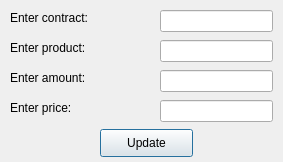
<?xml version="1.0" encoding="UTF-8"?>
<ui version="4.0">
 <class>product_update</class>
 <widget class="QDialog" name="product_update">
  <property name="geometry">
   <rect>
    <x>0</x>
    <y>0</y>
    <width>283</width>
    <height>162</height>
   </rect>
  </property>
  <property name="windowTitle">
   <string>Update product</string>
  </property>
  <widget class="QLabel" name="label">
   <property name="geometry">
    <rect>
     <x>10</x>
     <y>10</y>
     <width>111</width>
     <height>16</height>
    </rect>
   </property>
   <property name="text">
    <string>Enter contract:</string>
   </property>
  </widget>
  <widget class="QLabel" name="label_2">
   <property name="geometry">
    <rect>
     <x>10</x>
     <y>40</y>
     <width>151</width>
     <height>16</height>
    </rect>
   </property>
   <property name="text">
    <string>Enter product:</string>
   </property>
  </widget>
  <widget class="QLabel" name="label_3">
   <property name="geometry">
    <rect>
     <x>10</x>
     <y>70</y>
     <width>111</width>
     <height>16</height>
    </rect>
   </property>
   <property name="text">
    <string>Enter amount:</string>
   </property>
  </widget>
  <widget class="QLabel" name="label_4">
   <property name="geometry">
    <rect>
     <x>10</x>
     <y>100</y>
     <width>121</width>
     <height>16</height>
    </rect>
   </property>
   <property name="text">
    <string>Enter price:</string>
   </property>
  </widget>
  <widget class="QLineEdit" name="lineEdit_product_contract">
   <property name="geometry">
    <rect>
     <x>160</x>
     <y>10</y>
     <width>113</width>
     <height>22</height>
    </rect>
   </property>
  </widget>
  <widget class="QLineEdit" name="lineEdit_product_name">
   <property name="geometry">
    <rect>
     <x>160</x>
     <y>40</y>
     <width>113</width>
     <height>22</height>
    </rect>
   </property>
  </widget>
  <widget class="QLineEdit" name="lineEdit_product_amount">
   <property name="geometry">
    <rect>
     <x>160</x>
     <y>70</y>
     <width>113</width>
     <height>22</height>
    </rect>
   </property>
  </widget>
  <widget class="QLineEdit" name="lineEdit_product_price">
   <property name="geometry">
    <rect>
     <x>160</x>
     <y>100</y>
     <width>113</width>
     <height>22</height>
    </rect>
   </property>
  </widget>
  <widget class="QPushButton" name="pushButton_product_insert">
   <property name="geometry">
    <rect>
     <x>100</x>
     <y>129</y>
     <width>93</width>
     <height>28</height>
    </rect>
   </property>
   <property name="text">
    <string>Update</string>
   </property>
  </widget>
 </widget>
 <resources/>
 <connections/>
</ui>
